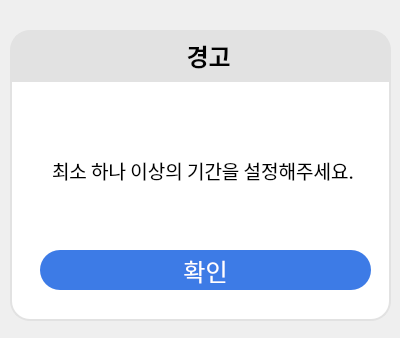
<?xml version="1.0" encoding="UTF-8"?>
<ui version="4.0">
 <class>Dialog</class>
 <widget class="QDialog" name="Dialog">
  <property name="geometry">
   <rect>
    <x>0</x>
    <y>0</y>
    <width>400</width>
    <height>338</height>
   </rect>
  </property>
  <property name="windowTitle">
   <string>Progressing...</string>
  </property>
  <widget class="QLabel" name="label_32">
   <property name="geometry">
    <rect>
     <x>10</x>
     <y>80</y>
     <width>381</width>
     <height>241</height>
    </rect>
   </property>
   <property name="styleSheet">
    <string notr="true">background-color: rgb(255, 255, 255);
border-bottom-right-radius: 20px;
border-bottom-left-radius: 20px;
border: 2px solid #E2E2E2;</string>
   </property>
   <property name="text">
    <string/>
   </property>
  </widget>
  <widget class="QPushButton" name="okBtn_warning_step1">
   <property name="geometry">
    <rect>
     <x>40</x>
     <y>250</y>
     <width>331</width>
     <height>40</height>
    </rect>
   </property>
   <property name="font">
    <font>
     <family>나눔스퀘어 Bold</family>
     <pointsize>18</pointsize>
    </font>
   </property>
   <property name="cursor">
    <cursorShape>PointingHandCursor</cursorShape>
   </property>
   <property name="styleSheet">
    <string notr="true">color: white;
background-color: #3D7BE6;
border-radius: 20px;</string>
   </property>
   <property name="text">
    <string>확인</string>
   </property>
  </widget>
  <widget class="QLabel" name="label">
   <property name="geometry">
    <rect>
     <x>10</x>
     <y>30</y>
     <width>381</width>
     <height>51</height>
    </rect>
   </property>
   <property name="font">
    <font>
     <family>나눔스퀘어 Bold</family>
     <pointsize>18</pointsize>
     <weight>75</weight>
     <bold>true</bold>
    </font>
   </property>
   <property name="styleSheet">
    <string notr="true">background-color: #E2E2E2;
border-top-right-radius: 20px;
border-top-left-radius: 20px;
border: 2px solid #E2E2E2;</string>
   </property>
   <property name="text">
    <string>   경고</string>
   </property>
   <property name="alignment">
    <set>Qt::AlignCenter</set>
   </property>
  </widget>
  <widget class="QLabel" name="label_2">
   <property name="geometry">
    <rect>
     <x>130</x>
     <y>36</y>
     <width>40</width>
     <height>40</height>
    </rect>
   </property>
   <property name="text">
    <string/>
   </property>
   <property name="pixmap">
    <pixmap>free-icon-warning-sign-1159424.png</pixmap>
   </property>
   <property name="scaledContents">
    <bool>true</bool>
   </property>
  </widget>
  <widget class="QLabel" name="label_3">
   <property name="geometry">
    <rect>
     <x>52</x>
     <y>160</y>
     <width>311</width>
     <height>21</height>
    </rect>
   </property>
   <property name="font">
    <font>
     <family>나눔스퀘어</family>
     <pointsize>14</pointsize>
    </font>
   </property>
   <property name="text">
    <string>최소 하나 이상의 기간을 설정해주세요.</string>
   </property>
  </widget>
 </widget>
 <resources/>
 <connections/>
</ui>
